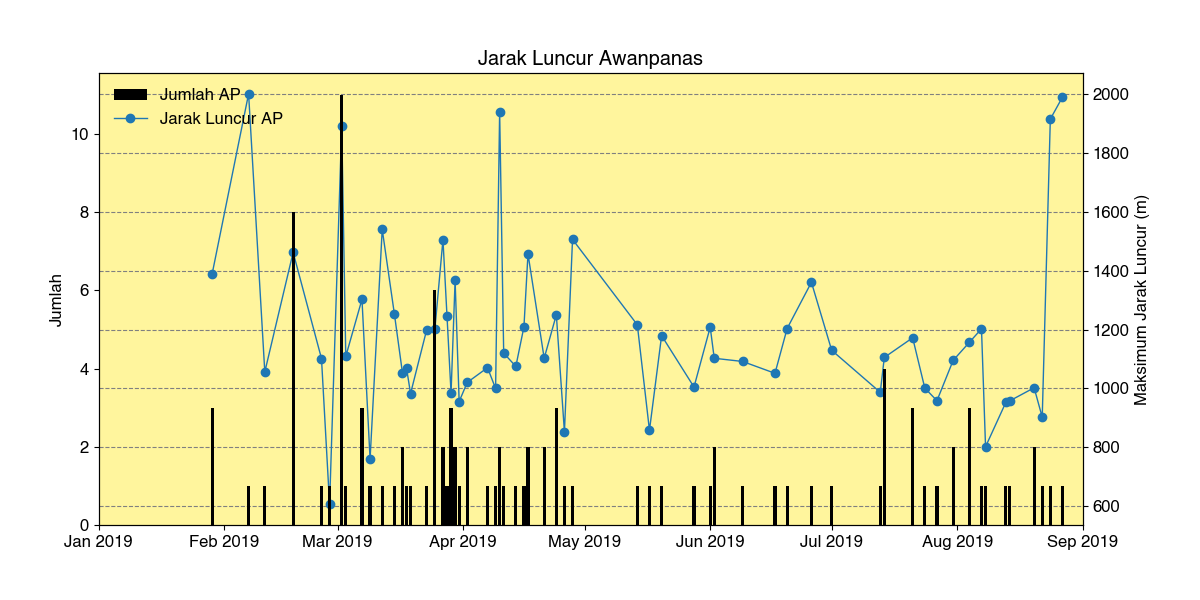

Recreate this plot in Python.
import os
import datetime
import locale
import pandas as pd

from komapy import Chart
from komapy.client import set_api_key
from komapy.transforms import register_transform
from komapy.series import register_addon

locale.setlocale(locale.LC_ALL, 'id_ID')

set_api_key(os.environ['API_KEY'])

starttime = '2019-01-01'
endtime = '2019-09-01'


@register_transform('compute_max_ap_distance')
def compute_max_ap_distance(data, config):
    df = pd.DataFrame()
    dfg = pd.DataFrame()

    df['eventdate'] = data[0]
    df['duration'] = data[1]

    dfg = df.groupby(df['eventdate'].dt.date).max()
    return [dfg['eventdate'].dt.date, dfg['duration']*10]


@register_addon('fix_zorder')
def fix_zorder(axis):
    axis.set_zorder(axis.get_zorder() + 100)
    axis.patch.set_visible(False)


@register_addon('draw_background')
def draw_background(axis):
    axis.grid(color='grey', linestyle='--', which='major', axis='y')

    date_when_level_increased = datetime.datetime(2018, 5, 21)
    axis.axvspan(starttime, date_when_level_increased,
                 alpha=0.4, color='lime', zorder=0)
    axis.axvspan(date_when_level_increased,
                 endtime, color='#fff59d', zorder=0)
    axis.set_xlim(starttime, endtime)

    axis.set_zorder(axis.get_zorder()-1)
    axis.patch.set_visible(False)


chart = Chart({
    'title': 'Jarak Luncur Awanpanas',
    'tight_layout': {
        'pad': 3,
        'w_pad': 1,
        'h_pad': 1
    },
    'use_cache': True,
    'rc_params': {
        'font.size': 12,
        'font.sans-serif': ['Helvetica']
    },
    'layout': {
        'options': {
            'sharex': True,
            'figsize': [12, 6]
        },
        'data': [
            {
                'series': [
                    {
                        'name': 'seismicity',
                        'type': 'bar',
                        'query_params': {
                            'eventtype': 'AWANPANAS',
                            'eventdate__gte': starttime,
                            'eventdate__lt': endtime,
                            'nolimit': True
                        },
                        'plot_params': {
                            'color': 'k',
                            'label': 'Jumlah AP',
                        },
                        'fields': ['timestamp', 'count'],
                        'xaxis_date': True,
                        'formatter': {
                            'x': {
                                'major': {
                                    'name': 'DateFormatter',
                                    'params': ['%b %Y']
                                }
                            }
                        },
                        'locator': {
                            'y': {
                                'major': {
                                    'name': 'MaxNLocator',
                                    'params': [7],
                                    'keyword_params': {
                                        'integer': True
                                    }
                                }
                            },
                            'x': {
                                'major': {
                                    'name': 'MonthLocator'
                                }
                            }
                        },
                        'labels': {
                            'y': {
                                'text': 'Jumlah'
                            }
                        },
                        'addons': [
                            {
                                'name': 'fix_zorder'
                            }
                        ]
                    },
                    {
                        'type': 'line',
                        'name': 'bulletin',
                        'query_params': {
                            'eventtype': 'AWANPANAS',
                            'eventdate__gte': starttime,
                            'eventdate__lt': endtime,
                            'nolimit': True
                        },
                        'fields': ['eventdate', 'duration'],
                        'xaxis_date': True,
                        'plot_params': {
                            'label': 'Jarak Luncur AP',
                            'marker': 'o',
                            'markersize': 6,
                            'linewidth': 1,
                        },
                        'secondary': 'x',
                        'formatter': {
                            'x': {
                                'major': {
                                    'name': 'DateFormatter',
                                    'params': ['%b %Y']
                                }
                            }
                        },
                        'transforms': [
                            'compute_max_ap_distance',
                        ],
                        'addons': [
                            {
                                'name': 'draw_background'
                            }
                        ],
                        'locator': {
                            'y': {
                                'major': {
                                    'name': 'MaxNLocator',
                                    'params': [8],
                                }
                            },
                            'x': {
                                'major': {
                                    'name': 'MonthLocator'
                                }
                            }
                        },
                        'labels': {
                            'y': {
                                'text': 'Maksimum Jarak Luncur (m)'
                            }
                        }
                    },
                ],
                'legend': {
                    'show': True,
                    'loc': 'upper left',
                    'fancybox': False,
                    'framealpha': 0
                }
            }
        ]
    },
    'extensions': {
        'starttime': starttime,
        'endtime': endtime,
        'plot': [
            {
                'name': 'kompay.extensions.dome',
                'label': 'Kubah lava tampak'
            }
        ],
        'legend': {
            'show': True,
            'loc': 'lower center',
            'ncol': 2,
            'frameon': False,
            'fancybox': False
        }
    }
})

chart.render()
chart.save('awanpanas_distance.png')
